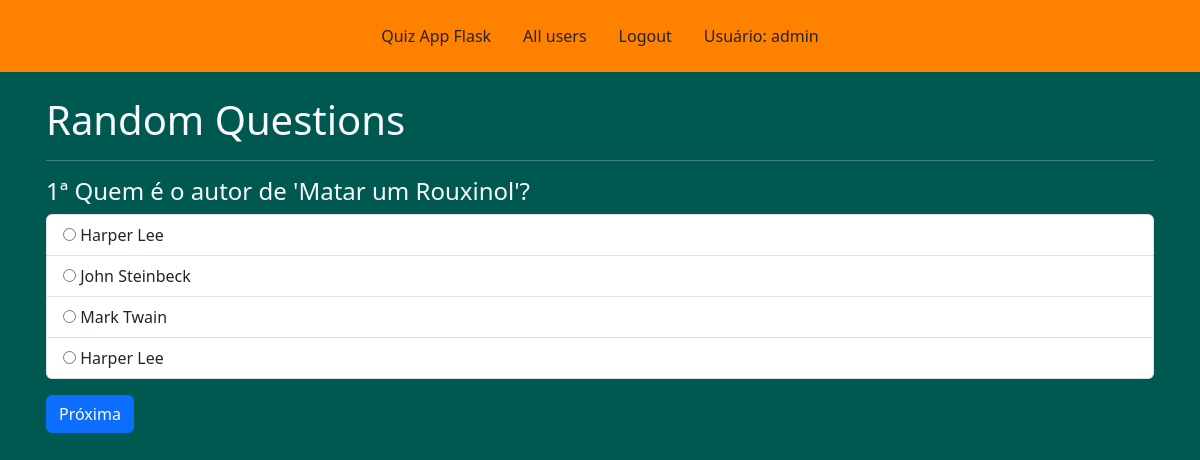
Before: /questions/random/10 (signed in) with the older database file.
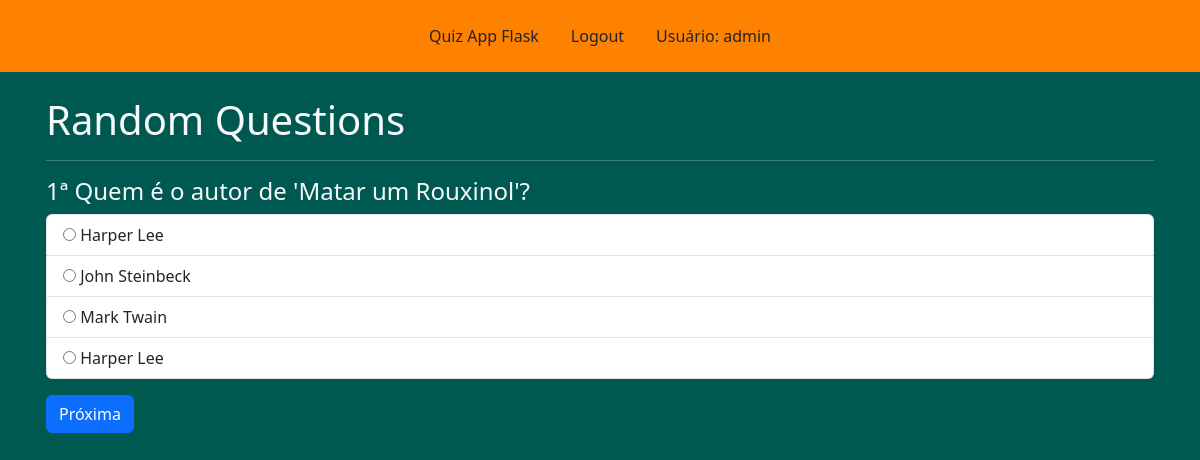
After: the same page with the newer database file.
### app.py (the view)
@app.route('/questions/random/<int:count>', methods=["GET", "POST"])
def random_questions(count):
    user = get_current_user()
    if user is None:
        return redirect(url_for('login'))
    data_manager = DataManager("quiz.json")
    questions = data_manager.select_questions('random', count=count)
    session['questions'] = questions
    current_question_index = int(request.form.get('current_question_index', 0))
    if request.method == "POST":
        user_answer = request.form.get(f'question{current_question_index}')
        return process_question_response(user_answer, questions, current_question_index, 'random', count=count)
    if 0 <= current_question_index < len(questions):
        current_question = questions[current_question_index]
        current_question['correct_answer'] = questions[current_question_index]['ca']
    else:
        return redirect(url_for('quiz_complete'))
    return render_template("random.html", user=user, current_question=current_question, current_question_index=current_question_index, questions=questions)

### app.py (called while the page is built)
@app.teardown_appcontext
def close_database(error):
    if hasattr(g, 'quizapp_db'):
        g.quizapp_db.close()

def get_current_user():
    user_result = None
    if 'user' in session:
        user = session['user']
        db = getDatabase()
        user_cursor = db.execute("select * from users where name = ?", [user])
        user_result = user_cursor.fetchone()
    return user_result

    def select_questions(self, questions, **criteria):
        count = criteria.get('count', None)
        if count is not None:
            return random.sample(questions, count)
        else:
            return questions

    @staticmethod
    def create_strategy(strategy_name):
        if strategy_name == 'difficulty':
            return DifficultySelection()
        elif strategy_name == 'theme':
            return ThemeSelection()
        elif strategy_name == 'random':
            return RandomSelection()
        elif strategy_name == 'all':  # Adicione a estratégia "all" para selecionar todas as questões
            return QuestionSelectionStrategy()
        else:
            return QuestionSelectionStrategy()

### templates/random.html (shortened to what this page needs)
{% from "showlinks.html" import show_links %}
<!DOCTYPE html>
<html lang="en">
<head>
    <link href="https://cdn.jsdelivr.net/npm/bootstrap@5.3.2/dist/css/bootstrap.min.css" rel="stylesheet"
>
    <link rel="stylesheet" type="text/css" href="{{ url_for('static', filename='styles.css')}}" />
</head>
<body>
    <div class="parent">
        <div class="header mb-2">
            {{ show_links(user) }}
        </div>
        <div class="questions_aswared container text-light p-3">
            <h1>Random Questions</h1>
            <hr class="text-light" />
            <form id="quiz-form" method="POST" action="{{ url_for('random_questions', count=10) }}">
                <div class="question">
                    <h4>{{ current_question_index + 1 }}ª {{ current_question.question }}</h4>
                    <div class="options">
                        <ul class="list-group mb-3">
                            {% for option_key, option_text in current_question.options.items() %}
                            <label for="option{{ option_key }}" class="list-group-item">
                                <input type="radio" id="option{{ option_key }}" name="question{{ current_question_index }}" value="{{ option_key }}">
                                <span>{{ option_text }}</span>
                            </label>
                            {% endfor %}
                        </ul>
                    </div>
                </div>
                <button type="submit" class="btn btn-primary" id="submit-button">Próxima</button>
            </form>
        </div>
    </div>
</body>
</html>

### templates/showlinks.html (shortened to what this page needs)
{% macro show_links(user) %}
<ul class="nav justify-content-center p-3">
    <li class="nav-item">
        <a class="nav-link active text-dark" aria-current="page" href="{{ url_for('index') }}">Quiz App Flask</a>
    </li>
    {% if user is defined and user['admin'] == 1 %}
    <li class="nav-item">
        <a class="nav-link text-dark" href="{{ url_for('allusers') }}">All users</a>
    </li>
    {% endif %}
    {% if user %}
    <li class="nav-item">
        <a class="nav-link text-dark" href="{{ url_for('logout') }}">Logout</a>
    </li>
    {% endif %}
    {% if user %}
    <li class="nav-item">
        <a class="nav-link text-dark" href="#">Usuário: {{ user['name'] }}</a>
    </li>
    {% endif %}
</ul>
{% endmacro %}

Changed rows visible on the page:
changed users "admin": admin True → False (drawn)
Other visible differences:
text no longer shown: "All users"
